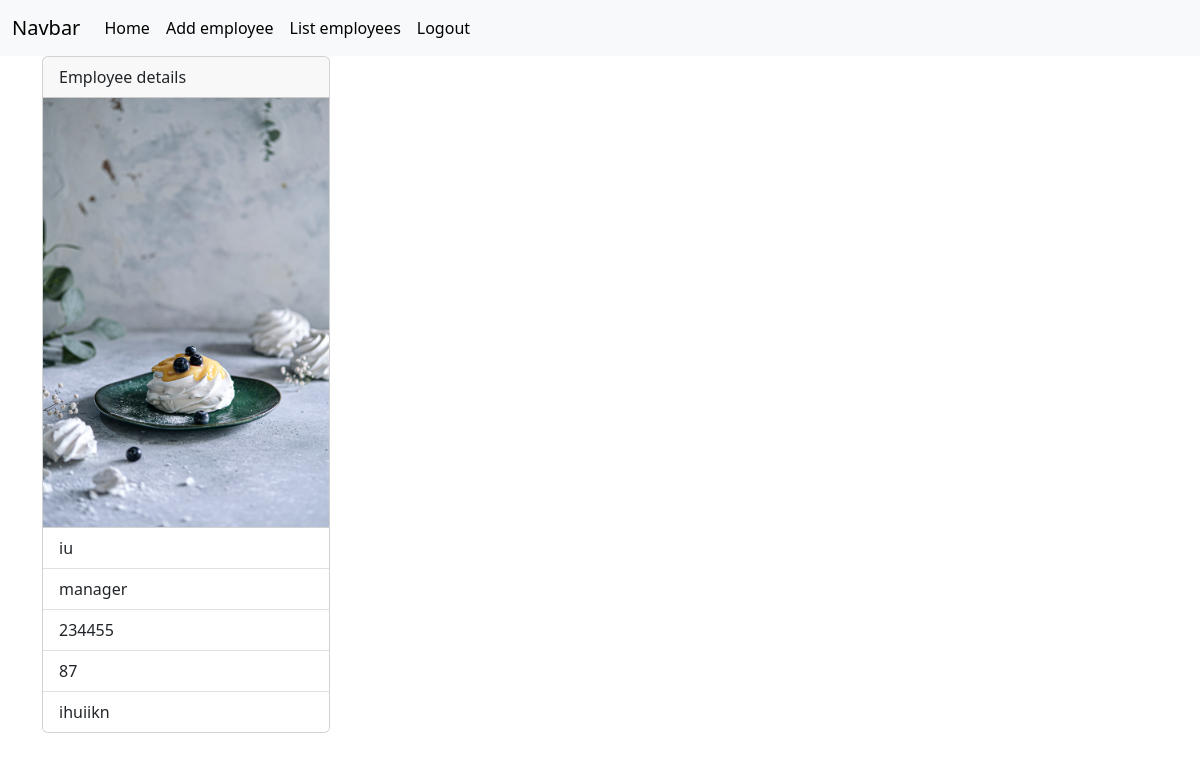
/employees/15 (signed in), run on the app's committed database.
### crm/models.py (models this page shows, shortened)
class Employees(models.Model):
    name=models.CharField(max_length=200)
    department=models.CharField(max_length=200)
    salary=models.PositiveIntegerField()
    email=models.EmailField(unique=True)
    age=models.PositiveIntegerField(null=True)
    contact=models.CharField(null=True,max_length=200)
    profile_pic=models.ImageField(upload_to="images",null=True,blank=True)
    dob=models.DateField(null=True,blank=True)

### crm/views.py (the view)
# urls.py: path('employees/<int:pk>',views.EmployeeDetailView.as_view(),name="emp-detail"),
@method_decorator(signin_required,name="dispatch")
class EmployeeDetailView(View):
    def get(self,request,*args,**kwargs):
        id=kwargs.get("pk")
        qs=Employees.objects.get(id=id)
        return render(request,"emp_detail.html",{"data":qs})

### crm/views.py (called while the page is built)
def signin_required(fn):
    def wrapper(request,*args,**kwargs):
        if not request.user.is_authenticated:
            messages.error(request,"invalid session")
            return redirect("signin")
        else:
            return fn(request,*args,**kwargs)
    return wrapper

### crm/templates/emp_detail.html
{%extends 'base.html'%}
{%block body_block%}
<div class="container">
  <div>
      <div class="card" style="width: 18rem;">
          <div class="card-header">
            Employee details
          </div>
          <div>
            {%if data.profile_pic%}
              <img src="{{data.profile_pic.url}}" alt="" width="100%">
            {%endif%}
          </div>
          <ul class="list-group list-group-flush">
            <li class="list-group-item">{{data.name}}</li>
            <li class="list-group-item">{{data.department}}</li>
            <li class="list-group-item">{{data.salary}}</li>
            <li class="list-group-item">{{data.age}}</li>
            <li class="list-group-item">{{data.contact}}</li>
          </ul>
        </div>
  </div>
</div>
{%endblock%}

### data on the page
Employees: profile_pic (picture), name "iu", department "manager", salary "234455", age "87", contact "ihuiikn"
